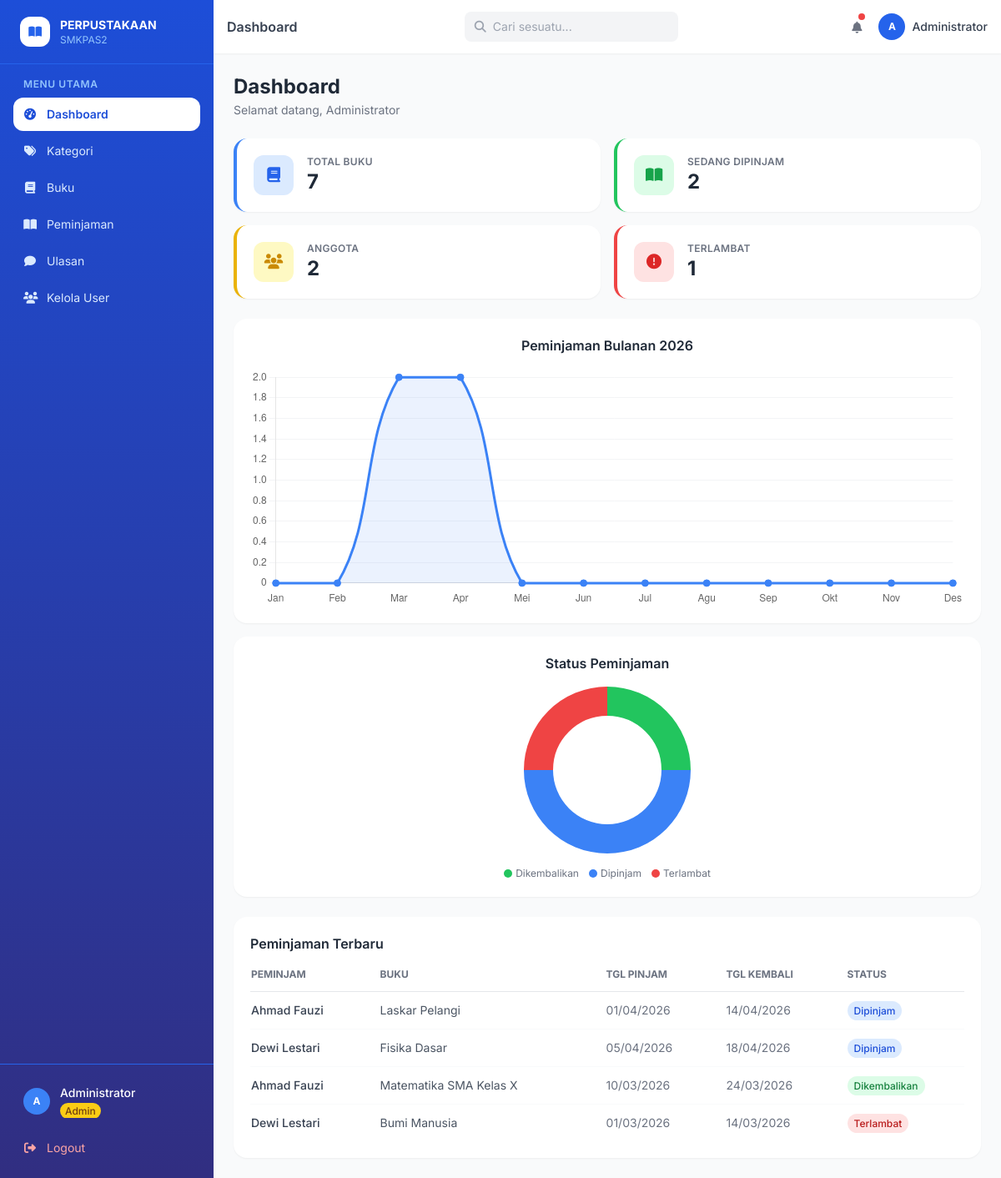
The app's page /index.php (signed in) with its own data.
### tables this page shows
CREATE TABLE peminjaman (
    id INT AUTO_INCREMENT PRIMARY KEY,
    id_user INT NOT NULL,
    id_buku INT NOT NULL,
    tanggal_pinjam DATE NOT NULL,
    tanggal_kembali DATE NOT NULL,
    tanggal_dikembalikan DATE DEFAULT NULL,
    status ENUM('dipinjam', 'dikembalikan', 'terlambat') DEFAULT 'dipinjam',
    denda DECIMAL(10,2) DEFAULT 0,
    id_petugas INT DEFAULT NULL,
    catatan TEXT,
    created_at TIMESTAMP DEFAULT CURRENT_TIMESTAMP,
    FOREIGN KEY (id_user) REFERENCES user(id) ON DELETE CASCADE,
    FOREIGN KEY (id_buku) REFERENCES buku(id) ON DELETE CASCADE,
    FOREIGN KEY (id_petugas) REFERENCES user(id) ON DELETE SET NULL
);

CREATE TABLE user (
    id INT AUTO_INCREMENT PRIMARY KEY,
    nama VARCHAR(100) NOT NULL,
    username VARCHAR(50) NOT NULL UNIQUE,
    password VARCHAR(255) NOT NULL,
    email VARCHAR(100),
    no_telepon VARCHAR(20),
    alamat TEXT,
    level ENUM('admin', 'peminjam') NOT NULL DEFAULT 'peminjam',
    foto VARCHAR(255) DEFAULT NULL,
    created_at TIMESTAMP DEFAULT CURRENT_TIMESTAMP
);

CREATE TABLE buku (
    id INT AUTO_INCREMENT PRIMARY KEY,
    judul VARCHAR(200) NOT NULL,
    pengarang VARCHAR(100) NOT NULL,
    penerbit VARCHAR(100),
    tahun_terbit YEAR,
    isbn VARCHAR(20) UNIQUE,
    id_kategori INT,
    stok INT DEFAULT 1,
    deskripsi TEXT,
    cover VARCHAR(255) DEFAULT NULL,
    created_at TIMESTAMP DEFAULT CURRENT_TIMESTAMP,
    FOREIGN KEY (id_kategori) REFERENCES kategori(id) ON DELETE SET NULL
);

### koneksi.php (called while the page is built, shortened)
<?php
function isAdmin() {
    return isset($_SESSION['user']['level']) && $_SESSION['user']['level'] === 'admin';
}
?>

### index.php (the view, shortened to what this page needs)
<?php
include 'koneksi.php';
$pageTitle = 'Dashboard';
$totalBuku     = mysqli_fetch_row(mysqli_query($koneksi, "SELECT COUNT(*) FROM buku"))[0];
$totalAnggota  = mysqli_fetch_row(mysqli_query($koneksi, "SELECT COUNT(*) FROM user WHERE level='peminjam'"))[0];
$totalDipinjam = mysqli_fetch_row(mysqli_query($koneksi, "SELECT COUNT(*) FROM peminjaman WHERE status='dipinjam'"))[0];
$totalTerlambat= mysqli_fetch_row(mysqli_query($koneksi, "SELECT COUNT(*) FROM peminjaman WHERE status='terlambat'"))[0];
$chartData = array_fill(0, 12, 0);
$res = mysqli_query($koneksi, "SELECT MONTH(tanggal_pinjam) as bln, COUNT(*) as total FROM peminjaman WHERE YEAR(tanggal_pinjam)=YEAR(NOW()) GROUP BY bln");
while ($row = mysqli_fetch_assoc($res)) $chartData[$row['bln']-1] = (int)$row['total'];
$recentQuery = mysqli_query($koneksi, "
    SELECT p.*, u.nama as nama_user, b.judul as judul_buku
    FROM peminjaman p
    JOIN user u ON p.id_user = u.id
    JOIN buku b ON p.id_buku = b.id
    ORDER BY p.created_at DESC LIMIT 5
");
include 'includes/header.php';
?>
<div class="flex items-center justify-between mb-6">
    <div>
        <h1 class="text-2xl font-bold text-gray-800">Dashboard</h1>
        <p class="text-gray-500 text-sm mt-0.5">Selamat datang, <?= htmlspecialchars($_SESSION['user']['nama']) ?></p>
    </div>
</div>
<div class="grid grid-cols-1 sm:grid-cols-2 xl:grid-cols-4 gap-4 mb-6">
    <div class="bg-white rounded-2xl shadow-sm p-5 flex items-center gap-4 border-l-4 border-blue-500">
        <div class="w-12 h-12 bg-blue-100 rounded-xl flex items-center justify-center flex-shrink-0">
            <i class="fas fa-book text-blue-600 text-lg"></i>
        </div>
        <div>
            <p class="text-xs text-gray-500 uppercase font-semibold tracking-wide">Total Buku</p>
            <p class="text-2xl font-bold text-gray-800"><?= $totalBuku ?></p>
        </div>
    </div>
    <div class="bg-white rounded-2xl shadow-sm p-5 flex items-center gap-4 border-l-4 border-green-500">
        <div class="w-12 h-12 bg-green-100 rounded-xl flex items-center justify-center flex-shrink-0">
            <i class="fas fa-book-open text-green-600 text-lg"></i>
        </div>
        <div>
            <p class="text-xs text-gray-500 uppercase font-semibold tracking-wide">Sedang Dipinjam</p>
            <p class="text-2xl font-bold text-gray-800"><?= $totalDipinjam ?></p>
        </div>
    </div>
    <div class="bg-white rounded-2xl shadow-sm p-5 flex items-center gap-4 border-l-4 border-yellow-500">
        <div class="w-12 h-12 bg-yellow-100 rounded-xl flex items-center justify-center flex-shrink-0">
            <i class="fas fa-users text-yellow-600 text-lg"></i>
        </div>
        <div>
            <p class="text-xs text-gray-500 uppercase font-semibold tracking-wide">Anggota</p>
            <p class="text-2xl font-bold text-gray-800"><?= $totalAnggota ?></p>
        </div>
    </div>
    <div class="bg-white rounded-2xl shadow-sm p-5 flex items-center gap-4 border-l-4 border-red-500">
        <div class="w-12 h-12 bg-red-100 rounded-xl flex items-center justify-center flex-shrink-0">
            <i class="fas fa-exclamation-circle text-red-600 text-lg"></i>
        </div>
        <div>
            <p class="text-xs text-gray-500 uppercase font-semibold tracking-wide">Terlambat</p>
            <p class="text-2xl font-bold text-gray-800"><?= $totalTerlambat ?></p>
        </div>
    </div>
</div>
<div class="grid grid-cols-1 xl:grid-cols-3 gap-4 mb-6 text-center">
    <div class="xl:col-span-2 bg-white rounded-2xl shadow-sm p-5">
        <h3 class="font-semibold text-gray-800 mb-4">Peminjaman Bulanan <?= date('Y') ?></h3>
        <canvas id="areaChart" height="100"></canvas>
    </div>
    <div class="bg-white rounded-2xl shadow-sm p-5">
        <h3 class="font-semibold text-gray-800 mb-4">Status Peminjaman</h3>
        <div class="relative w-full" style="height:200px">
            <canvas id="pieChart"></canvas>
        </div>
        <div class="flex flex-wrap gap-3 mt-4 justify-center text-xs text-gray-500">
            <span class="flex items-center gap-1"><span class="w-2.5 h-2.5 rounded-full bg-green-500 inline-block"></span>Dikembalikan</span>
            <span class="flex items-center gap-1"><span class="w-2.5 h-2.5 rounded-full bg-blue-500 inline-block"></span>Dipinjam</span>
            <span class="flex items-center gap-1"><span class="w-2.5 h-2.5 rounded-full bg-red-500 inline-block"></span>Terlambat</span>
        </div>
    </div>
</div>
<div class="bg-white rounded-2xl shadow-sm p-5">
    <h3 class="font-semibold text-gray-800 mb-4">Peminjaman Terbaru</h3>
    <div class="overflow-x-auto">
        <table class="w-full text-sm">
            <thead>
                <tr class="text-left text-xs text-gray-500 uppercase border-b">
                    <th class="pb-3 pr-4">Peminjam</th>
                    <th class="pb-3 pr-4">Buku</th>
                    <th class="pb-3 pr-4">Tgl Pinjam</th>
                    <th class="pb-3 pr-4">Tgl Kembali</th>
                    <th class="pb-3">Status</th>
                </tr>
            </thead>
            <tbody class="divide-y divide-gray-50">
                <?php while ($row = mysqli_fetch_assoc($recentQuery)): ?>
                <tr class="hover:bg-gray-50">
                    <td class="py-3 pr-4 font-medium text-gray-700"><?= htmlspecialchars($row['nama_user']) ?></td>
                    <td class="py-3 pr-4 text-gray-600"><?= htmlspecialchars($row['judul_buku']) ?></td>
                    <td class="py-3 pr-4 text-gray-500"><?= date('d/m/Y', strtotime($row['tanggal_pinjam'])) ?></td>
                    <td class="py-3 pr-4 text-gray-500"><?= date('d/m/Y', strtotime($row['tanggal_kembali'])) ?></td>
                    <td class="py-3">
                        <?php
                        $badge = match($row['status']) {
                            'dikembalikan' => 'bg-green-100 text-green-700',
                            'terlambat'    => 'bg-red-100 text-red-700',
                            default        => 'bg-blue-100 text-blue-700',
                        };
                        ?>
                        <span class="px-2 py-1 rounded-full text-xs font-medium <?= $badge ?>">
                            <?= ucfirst($row['status']) ?>
                        </span>
                    </td>
                </tr>
                <?php endwhile; ?>
            </tbody>
        </table>
    </div>
</div>
<script>
new Chart(document.getElementById('areaChart'), {
    type: 'line',
    data: {
        labels: ['Jan','Feb','Mar','Apr','Mei','Jun','Jul','Agu','Sep','Okt','Nov','Des'],
        datasets: [{
            label: 'Peminjaman',
            data: <?= json_encode(array_values($chartData)) ?>,
            borderColor: '#3b82f6',
            backgroundColor: 'rgba(59,130,246,0.1)',
            fill: true, tension: 0.4,
            pointBackgroundColor: '#3b82f6', pointRadius: 4
        }]
    },
    options: {
        responsive: true,
        plugins: { legend: { display: false } },
        scales: { y: { beginAtZero: true, grid: { color: '#f3f4f6' } }, x: { grid: { display: false } } }
    }
});
<?php
$dikembalikan = mysqli_fetch_row(mysqli_query($koneksi, "SELECT COUNT(*) FROM peminjaman WHERE status='dikembalikan'"))[0];
$dipinjam     = mysqli_fetch_row(mysqli_query($koneksi, "SELECT COUNT(*) FROM peminjaman WHERE status='dipinjam'"))[0];
$terlambat    = mysqli_fetch_row(mysqli_query($koneksi, "SELECT COUNT(*) FROM peminjaman WHERE status='terlambat'"))[0];
?>
new Chart(document.getElementById('pieChart'), {
    type: 'doughnut',
    data: {
        labels: ['Dikembalikan','Dipinjam','Terlambat'],
        datasets: [{ data: [<?= $dikembalikan ?>,<?= $dipinjam ?>,<?= $terlambat ?>], backgroundColor: ['#22c55e','#3b82f6','#ef4444'], borderWidth: 0 }]
    },
    options: { responsive: true, maintainAspectRatio: false, plugins: { legend: { display: false } }, cutout: '65%' }
});
</script>
<?php include 'includes/footer.php'; ?>

### includes/header.php (shortened to what this page needs)
<!DOCTYPE html>
<html lang="id">
<head>
    <script src="https://cdn.tailwindcss.com"></script>
    <link rel="stylesheet" href="https://cdnjs.cloudflare.com/ajax/libs/font-awesome/6.5.0/css/all.min.css">
</head>
<body class="bg-gray-50">
<div class="flex h-screen overflow-hidden">
<?php include __DIR__ . '/sidebar.php'; ?>
<div class="flex-1 flex flex-col overflow-hidden lg:ml-64">
<?php include __DIR__ . '/topbar.php'; ?>
<main class="flex-1 overflow-y-auto p-6">

### includes/sidebar.php (shortened to what this page needs)
<aside id="sidebar" class="fixed top-0 left-0 h-full w-64 bg-gradient-to-b from-blue-700 to-indigo-900 text-white z-30 transform -translate-x-full lg:translate-x-0 transition-transform duration-300 flex flex-col">
    <div class="flex items-center gap-3 px-6 py-5 border-b border-blue-600">
        <div class="w-9 h-9 bg-white rounded-xl flex items-center justify-center flex-shrink-0">
            <i class="fas fa-book-open text-blue-600 text-sm"></i>
        </div>
        <div class="leading-tight">
            <p class="font-bold text-sm">PERPUSTAKAAN</p>
            <p class="text-blue-300 text-xs">SMKPAS2</p>
        </div>
    </div>
    <nav class="flex-1 px-4 py-4 space-y-1 overflow-y-auto">
        <p class="text-blue-300 text-xs font-semibold uppercase tracking-wider px-3 mb-2">Menu Utama</p>
        <a href="index.php" class="flex items-center gap-3 px-3 py-2.5 rounded-xl <?= basename($_SERVER['PHP_SELF']) == 'index.php' ? 'bg-white text-blue-700 font-semibold' : 'text-blue-100 hover:bg-blue-600' ?> transition text-sm">
            <i class="fas fa-tachometer-alt w-4 text-center"></i>
            <span>Dashboard</span>
        </a>
        <?php if (isAdmin()): ?>
        <a href="kategori.php" class="flex items-center gap-3 px-3 py-2.5 rounded-xl <?= basename($_SERVER['PHP_SELF']) == 'kategori.php' ? 'bg-white text-blue-700 font-semibold' : 'text-blue-100 hover:bg-blue-600' ?> transition text-sm">
            <i class="fas fa-tags w-4 text-center"></i>
            <span>Kategori</span>
        </a>
        <a href="tables.php" class="flex items-center gap-3 px-3 py-2.5 rounded-xl <?= basename($_SERVER['PHP_SELF']) == 'tables.php' ? 'bg-white text-blue-700 font-semibold' : 'text-blue-100 hover:bg-blue-600' ?> transition text-sm">
            <i class="fas fa-book w-4 text-center"></i>
            <span>Buku</span>
        </a>
        <a href="peminjaman.php" class="flex items-center gap-3 px-3 py-2.5 rounded-xl <?= basename($_SERVER['PHP_SELF']) == 'peminjaman.php' ? 'bg-white text-blue-700 font-semibold' : 'text-blue-100 hover:bg-blue-600' ?> transition text-sm">
            <i class="fas fa-book-open w-4 text-center"></i>
            <span>Peminjaman</span>
        </a>
        <a href="ulasan.php" class="flex items-center gap-3 px-3 py-2.5 rounded-xl <?= basename($_SERVER['PHP_SELF']) == 'ulasan.php' ? 'bg-white text-blue-700 font-semibold' : 'text-blue-100 hover:bg-blue-600' ?> transition text-sm">
            <i class="fas fa-comment w-4 text-center"></i>
            <span>Ulasan</span>
        </a>
        <a href="user.php" class="flex items-center gap-3 px-3 py-2.5 rounded-xl <?= basename($_SERVER['PHP_SELF']) == 'user.php' ? 'bg-white text-blue-700 font-semibold' : 'text-blue-100 hover:bg-blue-600' ?> transition text-sm">
            <i class="fas fa-users w-4 text-center"></i>
            <span>Kelola User</span>
        </a>
        <?php endif; ?>
    </nav>
    <div class="px-4 py-4 border-t border-blue-600">
        <div class="flex items-center gap-3 px-3 py-2 mb-2">
            <div class="w-8 h-8 bg-blue-500 rounded-full flex items-center justify-center flex-shrink-0">
                <span class="text-xs font-bold"><?= strtoupper(substr($_SESSION['user']['nama'] ?? 'U', 0, 1)) ?></span>
            </div>
            <div class="leading-tight overflow-hidden">
                <p class="text-sm font-medium truncate"><?= htmlspecialchars($_SESSION['user']['nama'] ?? 'User') ?></p>
                <span class="text-xs px-1.5 py-0.5 rounded-full font-medium <?= isAdmin() ? 'bg-yellow-400 text-yellow-900' : 'bg-blue-400 text-blue-900' ?>">
                    <?= isAdmin() ? 'Admin' : 'Peminjam' ?>
                </span>
            </div>
        </div>
        <a href="logout.php" class="flex items-center gap-3 px-3 py-2.5 rounded-xl text-red-300 hover:bg-red-500 hover:text-white transition text-sm">
            <i class="fas fa-sign-out-alt w-4 text-center"></i>
            <span>Logout</span>
        </a>
    </div>
</aside>

### includes/topbar.php (shortened to what this page needs)
<header class="bg-white shadow-sm px-4 py-3 flex items-center justify-between sticky top-0 z-10">
    <span class="font-semibold text-gray-700 text-sm lg:text-base"><?= $pageTitle ?? 'Dashboard' ?></span>
    <div class="hidden lg:flex items-center gap-2 bg-gray-100 rounded-lg px-3 py-2 w-64">
        <i class="fas fa-search text-gray-400 text-sm"></i>
        <input type="text" placeholder="Cari sesuatu..." class="bg-transparent text-sm outline-none w-full text-gray-600">
    </div>
    <div class="flex items-center gap-3">
        <button class="relative p-2 text-gray-500 hover:text-blue-600 hover:bg-blue-50 rounded-lg transition">
            <i class="fas fa-bell text-sm"></i>
            <span class="absolute top-1 right-1 w-2 h-2 bg-red-500 rounded-full"></span>
        </button>
        <div class="flex items-center gap-2">
            <div class="w-8 h-8 bg-blue-600 rounded-full flex items-center justify-center">
                <span class="text-white text-xs font-bold"><?= strtoupper(substr($_SESSION['user']['nama'] ?? 'U', 0, 1)) ?></span>
            </div>
            <span class="hidden md:block text-sm font-medium text-gray-700">
                <?= htmlspecialchars($_SESSION['user']['nama'] ?? 'User') ?>
            </span>
        </div>
    </div>
</header>

### includes/footer.php (shortened to what this page needs)
</main>
</div>
</div>
</body>
</html>

### includes/header.php (style rules this page uses)
body { font-family: 'Inter', sans-serif; }

### records on screen
peminjaman: id_user.nama "Ahmad Fauzi", id_buku.judul "Laskar Pelangi", tanggal_pinjam "01/04/2026", tanggal_kembali "14/04/2026", status "Dipinjam"
peminjaman: id_user.nama "Dewi Lestari", id_buku.judul "Fisika Dasar", tanggal_pinjam "05/04/2026", tanggal_kembali "18/04/2026", status "Dipinjam"
peminjaman: id_user.nama "Ahmad Fauzi", id_buku.judul "Matematika SMA Kelas X", tanggal_pinjam "10/03/2026", tanggal_kembali "24/03/2026", status "Dikembalikan"
peminjaman: id_user.nama "Dewi Lestari", id_buku.judul "Bumi Manusia", tanggal_pinjam "01/03/2026", tanggal_kembali "14/03/2026", status "Terlambat"

### other values on screen
substr($_SESSION['user']['nama'] ?? 'U', 0, 1) "A"
$_SESSION['user']['nama'] "Administrator"
$pageTitle "Dashboard"
$totalBuku "7"
$totalDipinjam "2"
$totalAnggota "2"
$totalTerlambat "1"
chart data {{ json_encode(array_values($chartData)) }} [0,0,2,2,0,0,0,0,0,0,0,0]
chart data {{ $dikembalikan }} 1
chart data {{ $dipinjam }} 2
chart data {{ $terlambat }} 1
